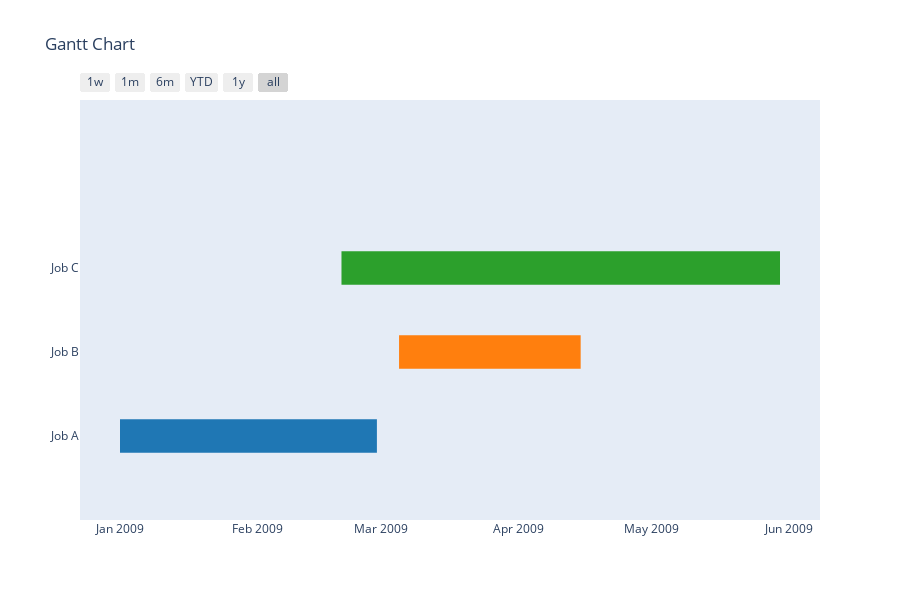

The notebook cell saved with this chart:
### Markdown cell above
### Deprecated Figure Factory

### Code cell
df = [dict(Task="Job A", Start='2009-01-01', Finish='2009-02-28'),
      dict(Task="Job B", Start='2009-03-05', Finish='2009-04-15'),
      dict(Task="Job C", Start='2009-02-20', Finish='2009-05-30')]

fig = ff.create_gantt(df)
plotly.offline.plot(fig, filename='gantt_chart_02.html')
fig.show()

### Figure 1 — Plotly figure (JSON) as saved in the notebook; plotly's stock layout.template omitted (floating-point values rounded to 4 significant figures)
{"data": [{"fill": "toself", "fillcolor": "rgb(255, 127, 14)", "hoverinfo": "name", "legendgroup": "rgb(255, 127, 14)", "mode": "none", "name": "Job B", "type": "scatter", "x": ["2009-03-05", "2009-04-15", "2009-04-15", "2009-03-05"], "y": [0.8, 0.8, 1.2, 1.2]}, {"fill": "toself", "fillcolor": "rgb(31, 119, 180)", "hoverinfo": "name", "legendgroup": "rgb(31, 119, 180)", "mode": "none", "name": "Job A", "type": "scatter", "x": ["2009-01-01", "2009-02-28", "2009-02-28", "2009-01-01"], "y": [-0.2, -0.2, 0.2, 0.2]}, {"fill": "toself", "fillcolor": "rgb(44, 160, 44)", "hoverinfo": "name", "legendgroup": "rgb(44, 160, 44)", "mode": "none", "name": "Job C", "type": "scatter", "x": ["2009-02-20", "2009-05-30", "2009-05-30", "2009-02-20"], "y": [1.8, 1.8, 2.2, 2.2]}, {"legendgroup": "rgb(255, 127, 14)", "marker": {"color": "rgb(255, 127, 14)", "opacity": 0, "size": 1}, "mode": "markers", "name": "", "showlegend": false, "text": [null, null], "type": "scatter", "x": ["2009-03-05", "2009-04-15"], "y": [1, 1]}, {"legendgroup": "rgb(31, 119, 180)", "marker": {"color": "rgb(31, 119, 180)", "opacity": 0, "size": 1}, "mode": "markers", "name": "", "showlegend": false, "text": [null, null], "type": "scatter", "x": ["2009-01-01", "2009-02-28"], "y": [0, 0]}, {"legendgroup": "rgb(44, 160, 44)", "marker": {"color": "rgb(44, 160, 44)", "opacity": 0, "size": 1}, "mode": "markers", "name": "", "showlegend": false, "text": [null, null], "type": "scatter", "x": ["2009-02-20", "2009-05-30"], "y": [2, 2]}], "layout": {"height": 600, "hovermode": "closest", "showlegend": false, "title": {"text": "Gantt Chart"}, "xaxis": {"rangeselector": {"buttons": [{"count": 7, "label": "1w", "step": "day", "stepmode": "backward"}, {"count": 1, "label": "1m", "step": "month", "stepmode": "backward"}, {"count": 6, "label": "6m", "step": "month", "stepmode": "backward"}, {"count": 1, "label": "YTD", "step": "year", "stepmode": "todate"}, {"count": 1, "label": "1y", "step": "year", "stepmode": "backward"}, {"step": "all"}]}, "showgrid": false, "type": "date", "zeroline": false}, "yaxis": {"autorange": false, "range": [-1, 4], "showgrid": false, "ticktext": ["Job A", "Job B", "Job C"], "tickvals": [0, 1, 2], "zeroline": false}}}
